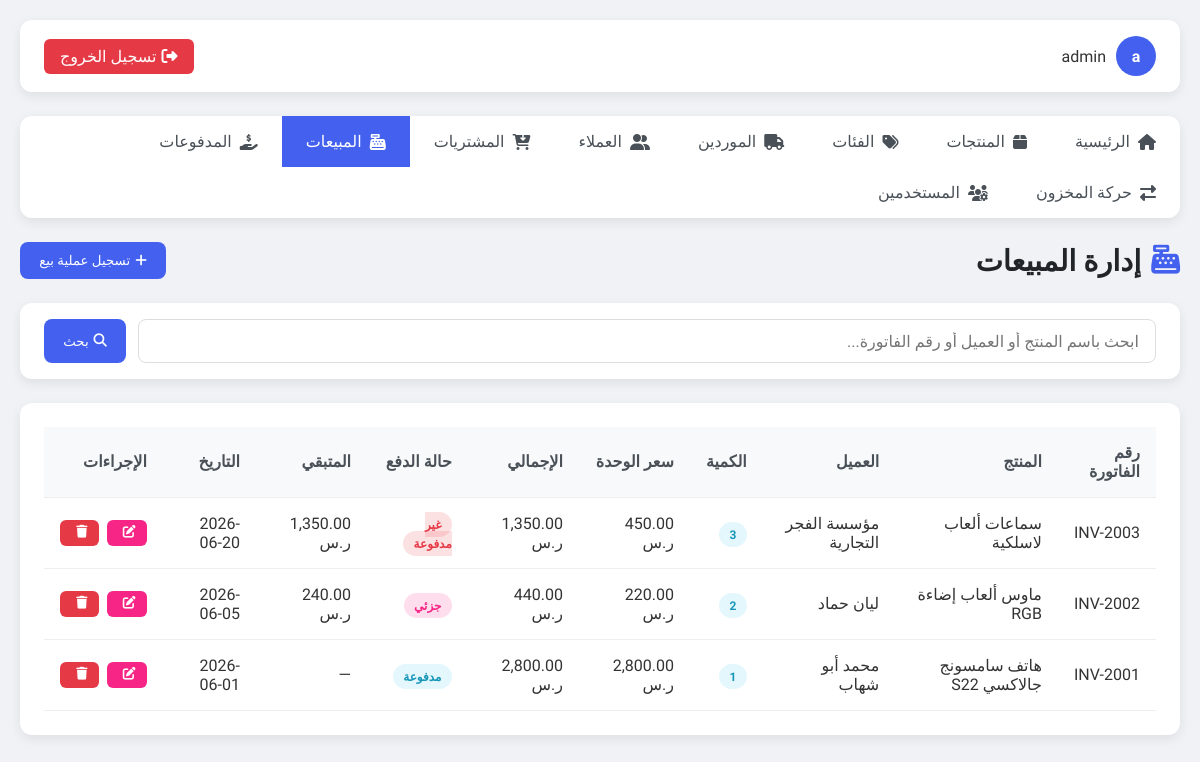
/sales.php (signed in), run on the app's committed database.
### tables this page shows
CREATE TABLE IF NOT EXISTS sales (
    id INT AUTO_INCREMENT PRIMARY KEY,
    product_id INT NOT NULL,
    customer_id INT NULL,
    user_id INT NULL,
    invoice_no VARCHAR(100),
    quantity INT NOT NULL,
    unit_price DECIMAL(10, 2) NOT NULL,
    total_price DECIMAL(10, 2) NOT NULL,
    payment_status ENUM('paid', 'partial', 'unpaid') NOT NULL DEFAULT 'paid',
    sale_date DATE NOT NULL,
    notes VARCHAR(255),
    created_at TIMESTAMP DEFAULT CURRENT_TIMESTAMP,
    CONSTRAINT fk_sales_product FOREIGN KEY (product_id) REFERENCES products(id) ON DELETE CASCADE,
    CONSTRAINT fk_sales_customer FOREIGN KEY (customer_id) REFERENCES customers(id) ON DELETE SET NULL,
    CONSTRAINT fk_sales_user FOREIGN KEY (user_id) REFERENCES users(id) ON DELETE SET NULL
);

CREATE TABLE IF NOT EXISTS products (
    id INT AUTO_INCREMENT PRIMARY KEY,
    name VARCHAR(255) NOT NULL,
    sku VARCHAR(100) NOT NULL UNIQUE,
    description TEXT,
    price DECIMAL(10, 2) NOT NULL,
    cost DECIMAL(10, 2) NOT NULL,
    stock_quantity INT NOT NULL DEFAULT 0,
    min_stock_level INT NOT NULL DEFAULT 5,
    category_id INT NULL,
    supplier_id INT NULL,
    created_at TIMESTAMP DEFAULT CURRENT_TIMESTAMP,
    updated_at TIMESTAMP DEFAULT CURRENT_TIMESTAMP ON UPDATE CURRENT_TIMESTAMP,
    CONSTRAINT fk_products_category FOREIGN KEY (category_id) REFERENCES categories(id) ON DELETE SET NULL,
    CONSTRAINT fk_products_supplier FOREIGN KEY (supplier_id) REFERENCES suppliers(id) ON DELETE SET NULL
);

CREATE TABLE IF NOT EXISTS customers (
    id INT AUTO_INCREMENT PRIMARY KEY,
    name VARCHAR(150) NOT NULL,
    phone VARCHAR(30),
    email VARCHAR(150),
    address VARCHAR(255),
    notes VARCHAR(255),
    created_at TIMESTAMP DEFAULT CURRENT_TIMESTAMP
);

### sales.php (the view, shortened to what this page needs)
<?php
include "config.php";
$q = isset($_GET['q']) ? trim($_GET['q']) : '';
$where = '';
$per_page = 10;
$page = isset($_GET['page']) ? max(1, (int)$_GET['page']) : 1;
$offset = ($page - 1) * $per_page;
$sql = "SELECT sa.*, p.name AS product_name, c.name AS customer_name, u.full_name AS user_name,
        COALESCE((SELECT SUM(amount) FROM payments WHERE sale_id = sa.id), 0) AS paid_amount
        FROM sales sa
        LEFT JOIN products p ON sa.product_id = p.id
        LEFT JOIN customers c ON sa.customer_id = c.id
        LEFT JOIN users u ON sa.user_id = u.id
        $where
        ORDER BY sa.sale_date DESC, sa.id DESC
        LIMIT $per_page OFFSET $offset";
$result = mysqli_query($conn, $sql);
$sales = mysqli_fetch_all($result, MYSQLI_ASSOC);
?>
<!DOCTYPE html>
<html lang="ar" dir="rtl">
<head>
    <link rel="stylesheet" href="https://cdnjs.cloudflare.com/ajax/libs/font-awesome/6.4.0/css/all.min.css">
</head>
<body>
    <div class="container">
        <div class="topbar">
            <div class="user-info">
                <div class="avatar"><?php echo substr($_SESSION["username"], 0, 1); ?></div>
                <span><?php echo $_SESSION["username"]; ?></span>
            </div>
            <a href="logout.php" class="logout-btn"><i class="fas fa-sign-out-alt"></i> تسجيل الخروج</a>
        </div>
        <div class="nav">
            <a href="index.php"><i class="fas fa-home"></i> الرئيسية</a>
            <a href="products.php"><i class="fas fa-box"></i> المنتجات</a>
            <a href="categories.php"><i class="fas fa-tags"></i> الفئات</a>
            <a href="suppliers.php"><i class="fas fa-truck"></i> الموردين</a>
            <a href="customers.php"><i class="fas fa-user-friends"></i> العملاء</a>
            <a href="purchases.php"><i class="fas fa-cart-arrow-down"></i> المشتريات</a>
            <a href="sales.php" class="active"><i class="fas fa-cash-register"></i> المبيعات</a>
            <a href="payments.php"><i class="fas fa-hand-holding-usd"></i> المدفوعات</a>
            <a href="stock_movements.php"><i class="fas fa-exchange-alt"></i> حركة المخزون</a>
            <?php if($_SESSION['role'] === 'admin'): ?>
            <a href="users.php"><i class="fas fa-users-cog"></i> المستخدمين</a>
            <?php endif; ?>
        </div>
        <div class="page-header">
            <h1 class="page-title"><i class="fas fa-cash-register"></i> إدارة المبيعات</h1>
            <button onclick="showAddForm()" class="btn btn-primary"><i class="fas fa-plus"></i> تسجيل عملية بيع</button>
        </div>
        <form method="get" class="search-bar">
            <input type="text" name="q" placeholder="ابحث باسم المنتج أو العميل أو رقم الفاتورة..." value="<?php echo htmlspecialchars($q); ?>">
            <button type="submit" class="btn btn-primary"><i class="fas fa-search"></i> بحث</button>
        </form>
        <div class="table-container">
            <table>
                <thead>
                    <tr>
                        <th>رقم الفاتورة</th>
                        <th>المنتج</th>
                        <th>العميل</th>
                        <th>الكمية</th>
                        <th>سعر الوحدة</th>
                        <th>الإجمالي</th>
                        <th>حالة الدفع</th>
                        <th>المتبقي</th>
                        <th>التاريخ</th>
                        <th>الإجراءات</th>
                    </tr>
                </thead>
                <tbody>
                    <?php if(count($sales) > 0): ?>
                        <?php foreach($sales as $sale): ?>
                            <?php
                            $remaining = $sale['total_price'] - $sale['paid_amount'];
                            switch($sale['payment_status']) {
                                case 'paid': $status_class = 'badge-success'; $status_label = 'مدفوعة'; break;
                                case 'partial': $status_class = 'badge-warning'; $status_label = 'جزئي'; break;
                                default: $status_class = 'badge-danger'; $status_label = 'غير مدفوعة';
                            }
                            ?>
                            <tr>
                                <td><?php echo $sale['invoice_no'] ? htmlspecialchars($sale['invoice_no']) : '—'; ?></td>
                                <td><?php echo $sale['product_name'] ? htmlspecialchars($sale['product_name']) : 'منتج محذوف'; ?></td>
                                <td><?php echo $sale['customer_name'] ? htmlspecialchars($sale['customer_name']) : 'عميل نقدي'; ?></td>
                                <td><span class="badge badge-success"><?php echo $sale['quantity']; ?></span></td>
                                <td><?php echo number_format($sale['unit_price'], 2); ?> ر.س</td>
                                <td><?php echo number_format($sale['total_price'], 2); ?> ر.س</td>
                                <td><span class="badge <?php echo $status_class; ?>"><?php echo $status_label; ?></span></td>
                                <td><?php echo $remaining > 0 ? number_format($remaining, 2) . ' ر.س' : '—'; ?></td>
                                <td><?php echo $sale['sale_date']; ?></td>
                                <td>
                                    <div class="action-buttons">
                                        <a href="edit_sale.php?id=<?php echo $sale['id']; ?>" class="btn btn-warning btn-sm"><i class="fas fa-edit"></i></a>
                                        <a href="sales.php?delete_id=<?php echo $sale['id']; ?>" class="btn btn-danger btn-sm" onclick="return confirm('هل أنت متأكد من حذف عملية البيع هذه؟ ستتم إعادة الكمية إلى المخزون.')"><i class="fas fa-trash"></i></a>
                                    </div>
                                </td>
                            </tr>
                        <?php endforeach; ?>
                    <?php else: ?>
                        <tr>
                            <td colspan="10" style="text-align: center;">لا توجد عمليات بيع مطابقة</td>
                        </tr>
                    <?php endif; ?>
                </tbody>
            </table>
        </div>
    </div>
</body>
</html>

### sales.php (style rules this page uses)
:root { --primary: #4361ee; --secondary: #3f37c9; --success: #4cc9f0; --info: #4895ef; --warning: #f72585; --danger: #e63946; --light: #f8f9fa; --dark: #212529; --background: #f0f2f5; --card-shadow: 0 4px 12px rgba(0, 0, 0, 0.08); }
* { margin: 0; padding: 0; box-sizing: border-box; font-family: 'Tajawal', sans-serif; }
body { background-color: var(--background); color: #333; min-height: 100vh; }
.container { max-width: 1200px; margin: 0 auto; padding: 20px; }
.topbar { background-color: white; border-radius: 12px; padding: 1rem 1.5rem; margin-bottom: 1.5rem; display: flex; justify-content: space-between; align-items: center; box-shadow: var(--card-shadow); }
.user-info { display: flex; align-items: center; }
.user-info .avatar { width: 40px; height: 40px; background-color: var(--primary); border-radius: 50%; display: flex; align-items: center; justify-content: center; color: white; margin-left: 10px; font-weight: bold; }
.logout-btn { background-color: var(--danger); color: white; padding: 0.5rem 1rem; border-radius: 6px; text-decoration: none; display: flex; align-items: center; transition: all 0.3s; }
.logout-btn i { margin-left: 5px; }
.nav { display: flex; flex-wrap: wrap; background: white; border-radius: 12px; margin-bottom: 1.5rem; box-shadow: var(--card-shadow); }
.nav a { padding: 1rem 1.5rem; text-decoration: none; color: #495057; font-weight: 500; transition: all 0.3s; display: flex; align-items: center; }
.nav a:hover, .nav a.active { background-color: var(--primary); color: white; }
.nav a i { margin-left: 8px; }
.page-header { display: flex; justify-content: space-between; align-items: center; margin-bottom: 1.5rem; flex-wrap: wrap; gap: 1rem; }
.page-title { font-size: 1.8rem; color: var(--dark); display: flex; align-items: center; }
.page-title i { margin-left: 10px; color: var(--primary); }
.btn { padding: 0.7rem 1.2rem; border-radius: 8px; text-decoration: none; display: inline-flex; align-items: center; transition: all 0.3s; font-weight: 500; border: none; cursor: pointer; }
.btn-primary { background-color: var(--primary); color: white; }
.btn i { margin-left: 5px; }
.search-bar { background-color: white; border-radius: 12px; padding: 1rem 1.5rem; margin-bottom: 1.5rem; box-shadow: var(--card-shadow); display: flex; gap: 0.75rem; }
.search-bar input { flex: 1; padding: 0.7rem 1rem; border: 1px solid #ddd; border-radius: 8px; font-size: 1rem; }
.table-container { background-color: white; border-radius: 12px; padding: 1.5rem; box-shadow: var(--card-shadow); margin-bottom: 1.5rem; overflow-x: auto; }
table { width: 100%; border-collapse: collapse; }
th, td { padding: 1rem; text-align: right; border-bottom: 1px solid #eee; }
th { font-weight: 600; color: #495057; background-color: #f8f9fa; }
.badge { padding: 0.35rem 0.65rem; border-radius: 50rem; font-size: 0.75rem; font-weight: 700; }
.badge-success { background-color: rgba(76, 201, 240, 0.15); color: #1997b8; }
.badge-warning { background-color: rgba(247, 37, 133, 0.15); color: #f72585; }
.badge-danger { background-color: rgba(230, 57, 70, 0.15); color: #e63946; }
.action-buttons { display: flex; gap: 0.5rem; }
.btn-sm { padding: 0.4rem 0.7rem; font-size: 0.8rem; border-radius: 6px; }
.btn-warning { background-color: var(--warning); color: white; }
.btn-danger { background-color: var(--danger); color: white; }

### data on the page
sales: invoice_no "INV-2003", product.name "سماعات ألعاب لاسلكية", customer.name "مؤسسة الفجر التجارية", quantity "3", unit_price "450.00", total_price "1,350.00", payment_status "غير مدفوعة", remaining "1,350.00", sale_date "2026-06-20"
sales: invoice_no "INV-2002", product.name "ماوس ألعاب إضاءة RGB", customer.name "ليان حماد", quantity "2", unit_price "220.00", total_price "440.00", payment_status "جزئي", remaining "240.00", sale_date "2026-06-05"
sales: invoice_no "INV-2001", product.name "هاتف سامسونج جالاكسي S22", customer.name "محمد أبو شهاب", quantity "1", unit_price "2,800.00", total_price "2,800.00", payment_status "مدفوعة", sale_date "2026-06-01"

### other printed values
substr($_SESSION["username"], 0, 1) "a"
$_SESSION["username"] "admin"
